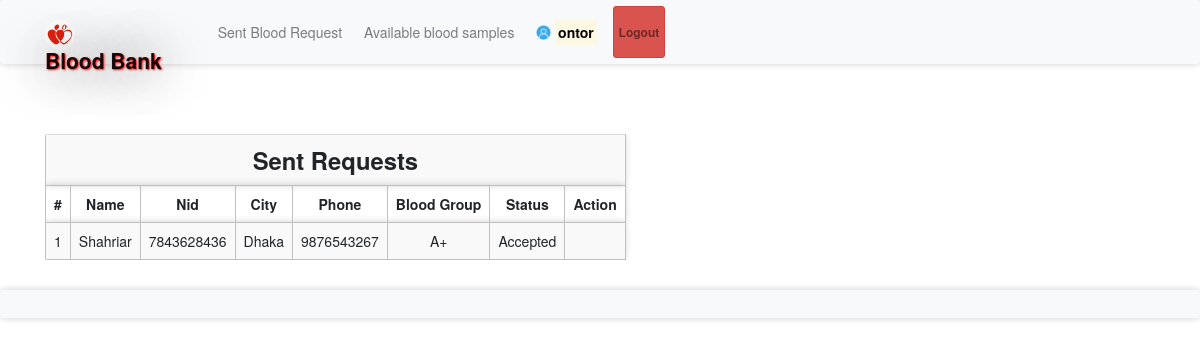
The app's page /sentrequest.php (signed in), older data.
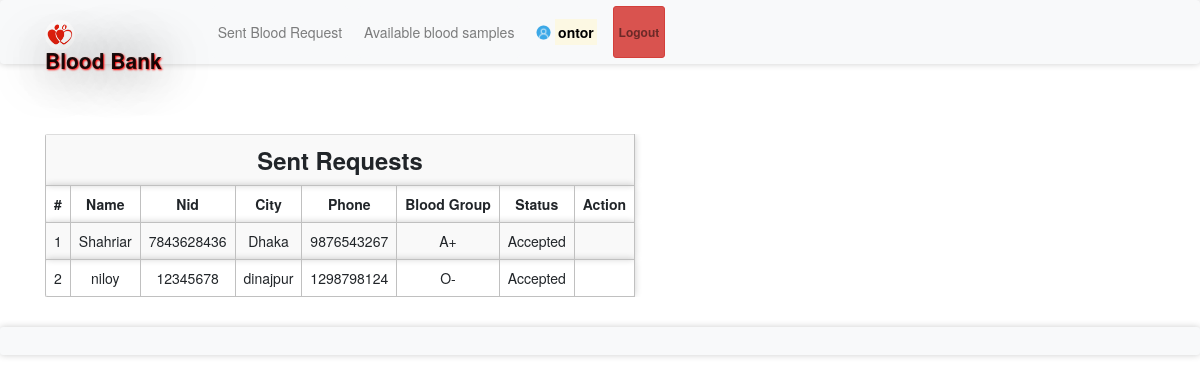
The same page, newer data.
### tables this page shows
CREATE TABLE `bloodrequest` (
  `reqid` int(11) NOT NULL,
  `hid` int(11) NOT NULL,
  `rid` int(11) NOT NULL,
  `bg` varchar(11) NOT NULL,
  `status` varchar(100) NOT NULL DEFAULT 'Pending'
);

CREATE TABLE `donor` (
  `id` int(11) NOT NULL,
  `donor_name` varchar(100) NOT NULL,
  `donor_nid` varchar(100) NOT NULL,
  `donor_password` varchar(100) NOT NULL,
  `donor_phone` varchar(100) NOT NULL,
  `donor_city` varchar(100) NOT NULL,
  `smoking_status` varchar(50) NOT NULL,
  `last_donated` varchar(50) NOT NULL DEFAULT 'Not Yet',
  `is_available` int(10) NOT NULL DEFAULT 1
);

### message.php (called while the page is built, shortened)
<?php $counter=0; if(isset($_GET['msg'])) { ?>
	<div class="col-5 alert alert alert-success alert-dismissible fade show card" id="message">
		<button type="button" class="close" data-dismiss="alert" title="close">&times;</button><?php echo $_GET['msg'];?>
	</div>
<?php }?>

### sentrequest.php (the view, shortened to what this page needs)
<?php
require 'file/database.php';
  if(!isset($_SESSION['rid']))
  {
  header('location:login.php');
  }
  else {
    $rid = $_SESSION['rid'];
    $sql = "select bloodrequest.*, donor.* from bloodrequest, donor where rid='$rid' && bloodrequest.hid=donor.id";
    $result = mysqli_query($conn, $sql);
?>
<!DOCTYPE html>
<html>
<?php require 'head.php'; ?>
<body>
	<?php require 'header.php'; ?>
	<div class="container cont">
		<?php require 'message.php'; ?>
	<table class="table table-responsive table-striped rounded mb-5">
		<tr><th colspan="8" class="title">Sent requests</th></tr>
		<tr>
			<th>#</th>
			<th>Name</th>
			<th>Nid</th>
			<th>City</th>
			<th>Phone</th>
			<th>Blood Group</th>
			<th>Status</th>
			<th>Action</th>
		</tr>
		<?php while($row = mysqli_fetch_array($result)) { ?>
		<tr>
			<td><?php echo ++$counter;?></td>
			<td><?php echo $row['donor_name'];?></td>
			<td><?php echo $row['donor_nid'];?></td>
			<td><?php echo $row['donor_city'];?></td>
			<td><?php echo $row['donor_phone'];?></td>
			<td><?php echo $row['bg'];?></td>
			<td><?php echo $row['status'];?></td>
			<td><?php if($row['status'] == 'Accepted'){ ?>
			<?php }
			else{ ?>
				<a href="file/cancel.php?reqid=<?php echo $row['reqid'];?>" class="btn btn-danger">Cancel</a>
			<?php } ?>
			</td>
		</tr>
		<?php } ?>
	</table>
</div>
    <?php require 'footer.php'; ?>
</body>
</html>
<?php } ?>

Row changes from the older to the newer data that the page shows:
added bloodrequest: donor.donor_name "niloy", donor.donor_nid "12345678", donor.donor_city "dinajpur", donor.donor_phone "1298798124", bg "O-", status "Accepted"
